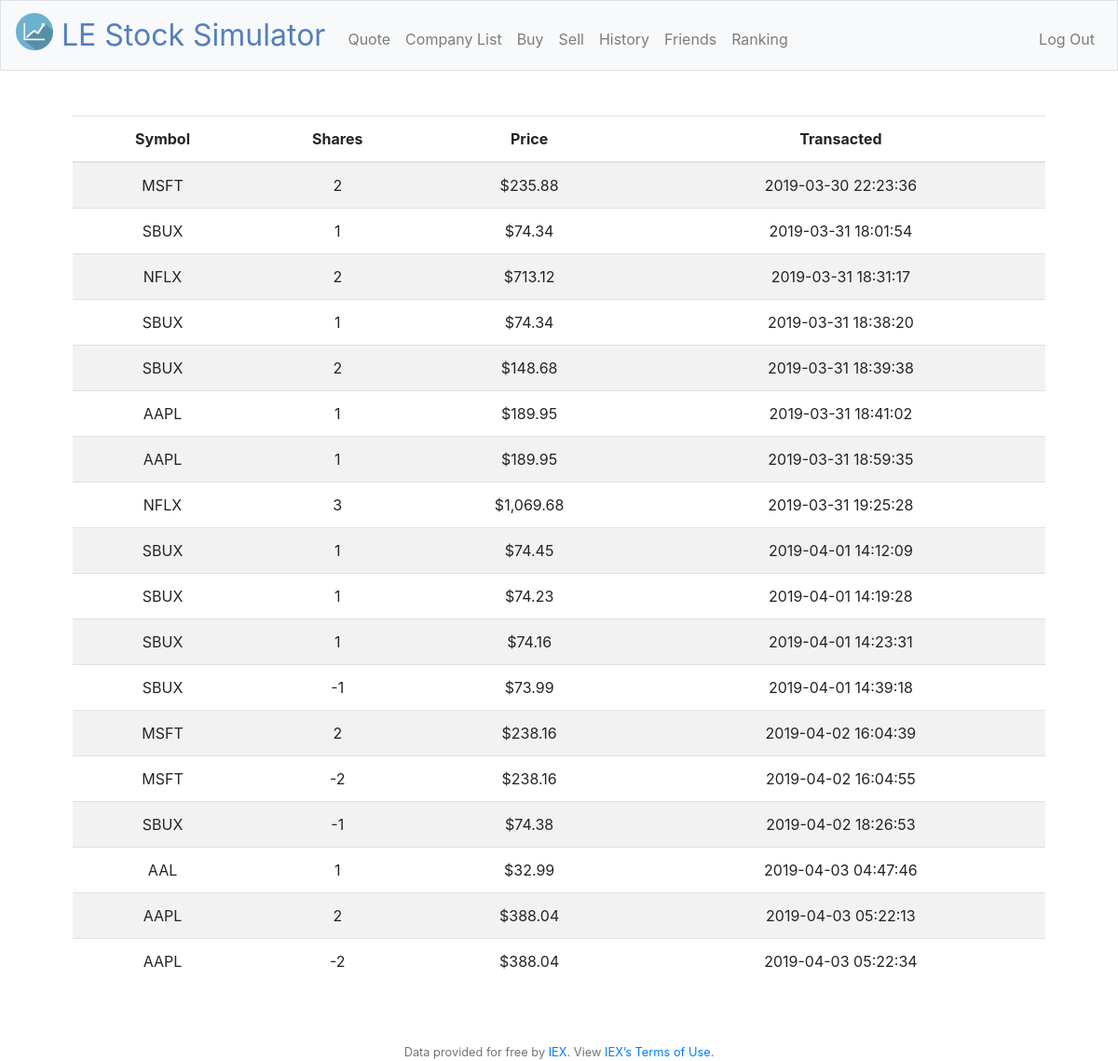
Screenshot of /history (signed in) with the database file from the repository.
### tables this page shows
CREATE TABLE 'transactions' ('Symbol' varchar(255), 'Company' varchar(255), 'Shares' integer,'pps' real, 'Total' real, 'user_id' INTEGER,'timestamp' timestamp DEFAULT CURRENT_TIMESTAMP  );

### application.py (the view)
@app.route("/history")
@login_required
def history():
    transactions = db.execute(
        "SELECT Symbol, Shares, pps, timestamp FROM transactions WHERE user_id = :user_id ORDER BY timestamp ASC", user_id=session["user_id"])
    return render_template("history.html", transactions=transactions)

### application.py (called while the page is built)
@app.after_request
def after_request(response):
    response.headers["Cache-Control"] = "no-cache, no-store, must-revalidate"
    response.headers["Expires"] = 0
    response.headers["Pragma"] = "no-cache"
    return response

### helpers.py (called while the page is built)
def login_required(f):
    @wraps(f)
    def decorated_function(*args, **kwargs):
        if session.get("user_id") is None:
            return redirect("/login")
        return f(*args, **kwargs)
    return decorated_function

def usd(value):
    return f"${value:,.2f}"

### templates/history.html (shortened to what this page needs)
{% extends "layout.html" %}
{% block main %}
    <table class="table table-striped">
        <thead>
            <tr>
                <th>Symbol</th>
                <th>Shares</th>
                <th>Price</th>
                <th>Transacted</th>
            </tr>
        </thead>
        <tbody>
            {% for transaction in transactions %}
                <tr>
                    <td>{{ transaction.Symbol }}</td>
                    <td>{{ transaction.Shares }}</td>
                    <td>{{ (transaction.Shares * transaction.pps) | abs | usd }}</td>
                    <td>{{ transaction.timestamp }}</td>
                </tr>
            {% endfor %}
        </tbody>
    </table>
{% endblock %}

### templates/layout.html (shortened to what this page needs)
<!DOCTYPE html>
<html lang="en">
    <head>
        <link href="https://maxcdn.bootstrapcdn.com/bootstrap/4.1.3/css/bootstrap.min.css" rel="stylesheet">
        <link href="/static/styles.css" rel="stylesheet">
    </head>
    <body>
        <nav class="navbar navbar-expand-md navbar-light bg-light border">
            <a class="navbar-brand" href="/"><img src="/static/ineedthis.png" width="40" height="40" class="d-inline-block align-top" alt=""><span class="blue"> LE Stock Simulator</span></a>
            <div class="collapse navbar-collapse" id="navbar">
                {% if session.user_id %}
                    <ul class="navbar-nav mr-auto mt-2">
                        <li class="nav-item"><a class="nav-link" href="/quote">Quote</a></li>
                        <li class="nav-item"><a class="nav-link" href="/list">Company List</a></li>
                        <li class="nav-item"><a class="nav-link" href="/buy">Buy</a></li>
                        <li class="nav-item"><a class="nav-link" href="/sell">Sell</a></li>
                        <li class="nav-item"><a class="nav-link" href="/history">History</a></li>
                        <li class="nav-item"><a class="nav-link" href="/friends">Friends</a></li>
                        <li class="nav-item"><a class="nav-link" href="/ranking">Ranking</a></li>
                    </ul>
                    <ul class="navbar-nav ml-auto mt-2">
                        <li class="nav-item"><a class="nav-link" href="/logout">Log Out</a></li>
                    </ul>
                {% else %}
                    <ul class="navbar-nav ml-auto mt-2">
                        <li class="nav-item"><a class="nav-link" href="/register">Register</a></li>
                        <li class="nav-item"><a class="nav-link" href="/login">Log In</a></li>
                    </ul>
                {% endif %}
            </div>
        </nav>
        <main class="container p-5">
            {% block main %}{% endblock %}
        </main>
        <footer class="small text-center text-muted">
            Data provided for free by <a href="https://iextrading.com/developer">IEX</a>. View <a href="https://iextrading.com/api-exhibit-a/">IEX’s Terms of Use</a>.
        </footer>
    </body>
</html>

### static/styles.css (style rules this page uses)
nav .navbar-brand { font-size: xx-large; }
nav .navbar-brand .blue { color: #537fbe; }
main { overflow-x: auto; text-align: center; }
main { counter-reset: my-sec-counter; }

### rows the page displays
transactions: (transaction.Shares*transaction.pps)|abs|usd "$235.88"
transactions: (transaction.Shares*transaction.pps)|abs|usd "$74.34"
transactions: (transaction.Shares*transaction.pps)|abs|usd "$713.12"
transactions: (transaction.Shares*transaction.pps)|abs|usd "$74.34"
transactions: (transaction.Shares*transaction.pps)|abs|usd "$148.68"
transactions: (transaction.Shares*transaction.pps)|abs|usd "$189.95"
transactions: (transaction.Shares*transaction.pps)|abs|usd "$189.95"
transactions: (transaction.Shares*transaction.pps)|abs|usd "$1,069.68"
transactions: (transaction.Shares*transaction.pps)|abs|usd "$74.45"
transactions: (transaction.Shares*transaction.pps)|abs|usd "$74.23"
transactions: (transaction.Shares*transaction.pps)|abs|usd "$74.16"
transactions: (transaction.Shares*transaction.pps)|abs|usd "$73.99"
transactions: (transaction.Shares*transaction.pps)|abs|usd "$238.16"
transactions: (transaction.Shares*transaction.pps)|abs|usd "$238.16"
transactions: (transaction.Shares*transaction.pps)|abs|usd "$74.38"
transactions: (transaction.Shares*transaction.pps)|abs|usd "$32.99"
transactions: (transaction.Shares*transaction.pps)|abs|usd "$388.04"
transactions: (transaction.Shares*transaction.pps)|abs|usd "$388.04"
